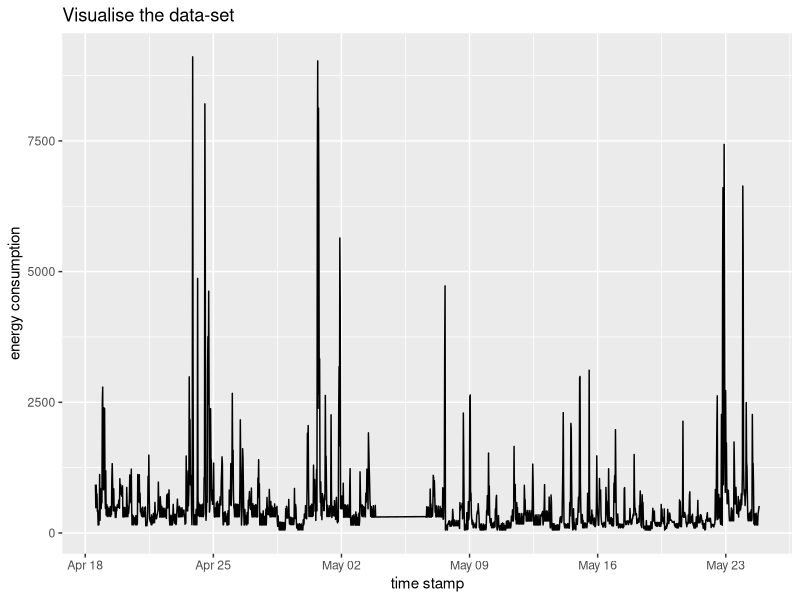
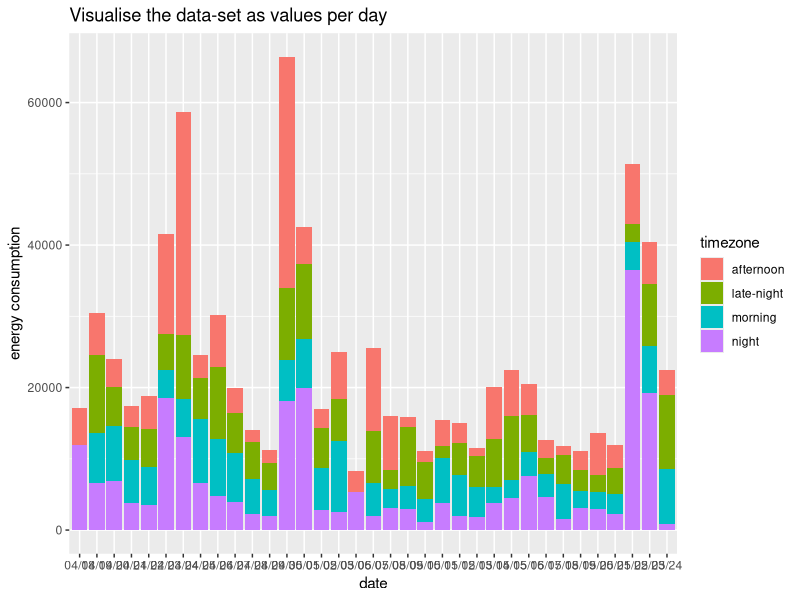
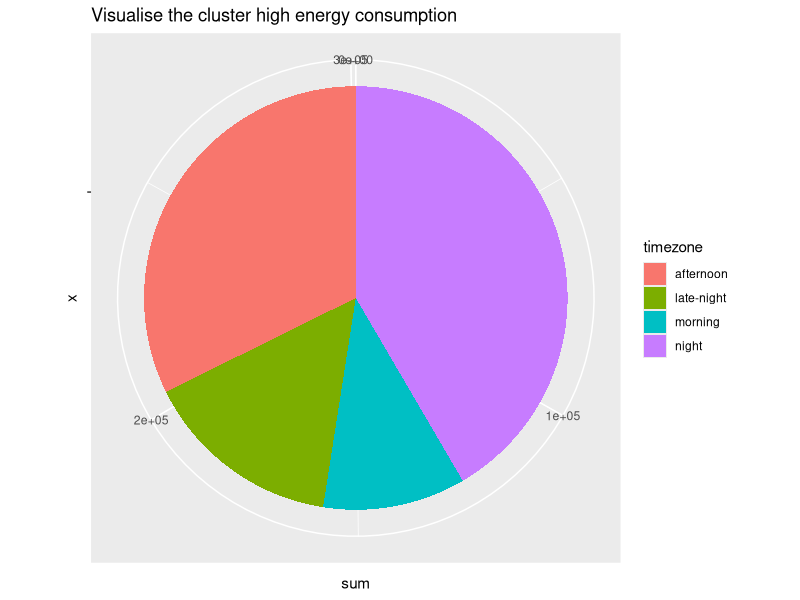
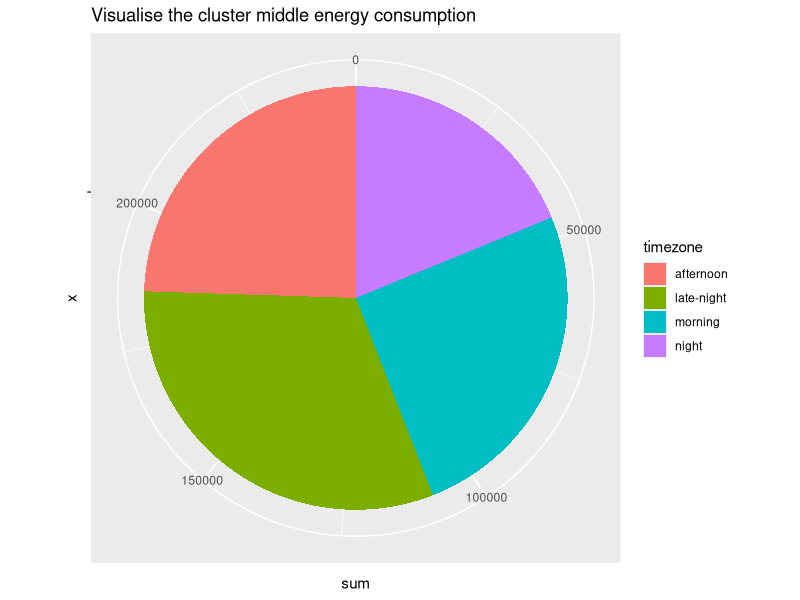
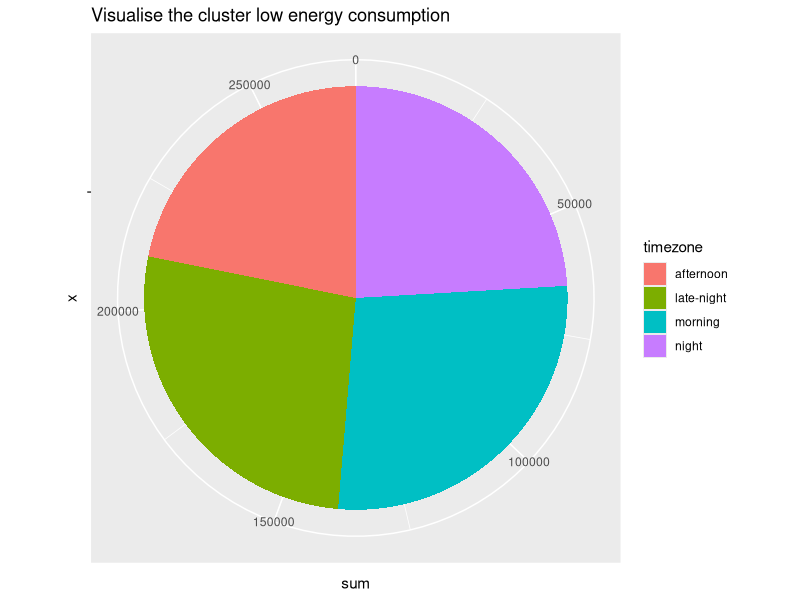

Recreate these plots in R, in order.
# # # # # # # # # # # # # # # # # # # #
# EnergyDataSimulationChallenge       #
# challenge2                          #
# author: Kiyotaka Mori               #
# E-Mail: kiyotaka.forest@gmail.com   #
# Lang: R version 3.2.1 (2015-06-18)  #
# Editor: Rstudio Version 0.98.1103   #
# # # # # # # # # # # # # # # # # # # #

# Read the data from csv
data <- read.csv("total_watt.csv", header=F)
colnames(data) <- c("time_stamp", "energy_consumption")
date <- as.POSIXlt(data$time_stamp)
data <- data.frame(date, data$energy_consumption)
colnames(data) <- c("time_stamp", "energy_consumption")

# If you don't install those loading packages, you type it
# install.packages(c("ggplot2", "dplyr"))

# Visualise the data-set
library(ggplot2)
vis1 <- ggplot(data, aes(x = data$time_stamp, y = data$energy_consumption, group = 1)) + geom_line() + 
xlab("time stamp") + ylab("energy consumption") + ggtitle("Visualise the data-set")

plot(vis1)

# Visualise the data-set as values per day
library(dplyr)
date <- format(data$time_stamp, "%m/%d")
time <- format(data$time_stamp, "%H:%M:%S")
hour <- as.numeric(format(data$time_stamp, "%H"))
data_divide <- data.frame(date, time, hour, data$energy_consumption)
colnames(data_divide) <- c("date", "time", "hour", "energy_consumption")

data_divide <- data_divide %>% 
  mutate(timezone = ifelse(hour < 6, "late-night", 
                           ifelse(hour < 12, "morning", 
                                  ifelse(hour < 18, "afternoon", 
                                         ifelse(hour < 24, "night", "other")
                                        )
                                  )
                           )
         )
data_perday <- data_divide %>% group_by(date, timezone) %>% summarise(sum=sum(energy_consumption))

vis2 <- ggplot(data_perday, aes(x = data_perday$date, y = data_perday$sum, fill=timezone)) + geom_bar(stat = "identity") + 
  xlab("date") + ylab("energy consumption") + ggtitle("Visualise the data-set as values per day")

plot(vis2)

#Cluster the values per day into 3 groups: low, medium, and high energy consumption

data_perday2 <- data_divide %>% group_by(date) %>% summarise(sum_all=sum(energy_consumption))

#> sum(data_perday2$sum_all<10000)
#[1] 1
#> sum(data_perday2$sum_all<20000)
#[1] 19
#> sum(data_perday2$sum_all<30000)
#[1] 27
#> sum(data_perday2$sum_all<40000)
#[1] 29
#> sum(data_perday2$sum_all<50000)
#[1] 32
#> sum(data_perday2$sum_all<60000)
#[1] 34
#> sum(data_perday2$sum_all<70000)
#[1] 35
# So, make three cluster, low(energy consumption<20000), 
# middle(20000<=energy consumption<40000) and high(40000<=energy consumption).

data_perday2 <- data_perday2 %>% mutate(cluster = ifelse(sum_all < 20000, 1, 
                                                       ifelse(40000 < sum_all, 3, 2)
                                                       )
                                      )

# Visualise the clusters
cluster_high <- data_perday %>% inner_join(data_perday2, by="date") %>% filter(cluster == 3) %>% 
  group_by(timezone) %>% summarise(sum=sum(sum))
cluster_middle <- data_perday %>% inner_join(data_perday2, by="date") %>% filter(cluster == 2) %>% 
  group_by(timezone) %>% summarise(sum=sum(sum))
cluster_low <- data_perday %>% inner_join(data_perday2, by="date") %>% filter(cluster == 1) %>% 
  group_by(timezone) %>% summarise(sum=sum(sum))


vis3_1 <- ggplot(cluster_high, aes(x = "", y = sum, fill = timezone)) + geom_bar(width=1, stat="identity") + 
  coord_polar(theta = "y") + ggtitle("Visualise the cluster high energy consumption")
plot(vis3_1)

vis3_2 <- ggplot(cluster_middle, aes(x = "", y = sum, fill = timezone)) + geom_bar(width=1, stat="identity") + 
  coord_polar(theta = "y") + ggtitle("Visualise the cluster middle energy consumption")
plot(vis3_2)

vis3_3 <- ggplot(cluster_low, aes(x = "", y = sum, fill = timezone)) + geom_bar(width=1, stat="identity") + 
  coord_polar(theta = "y") + ggtitle("Visualise the cluster low energy consumption")
plot(vis3_3)
